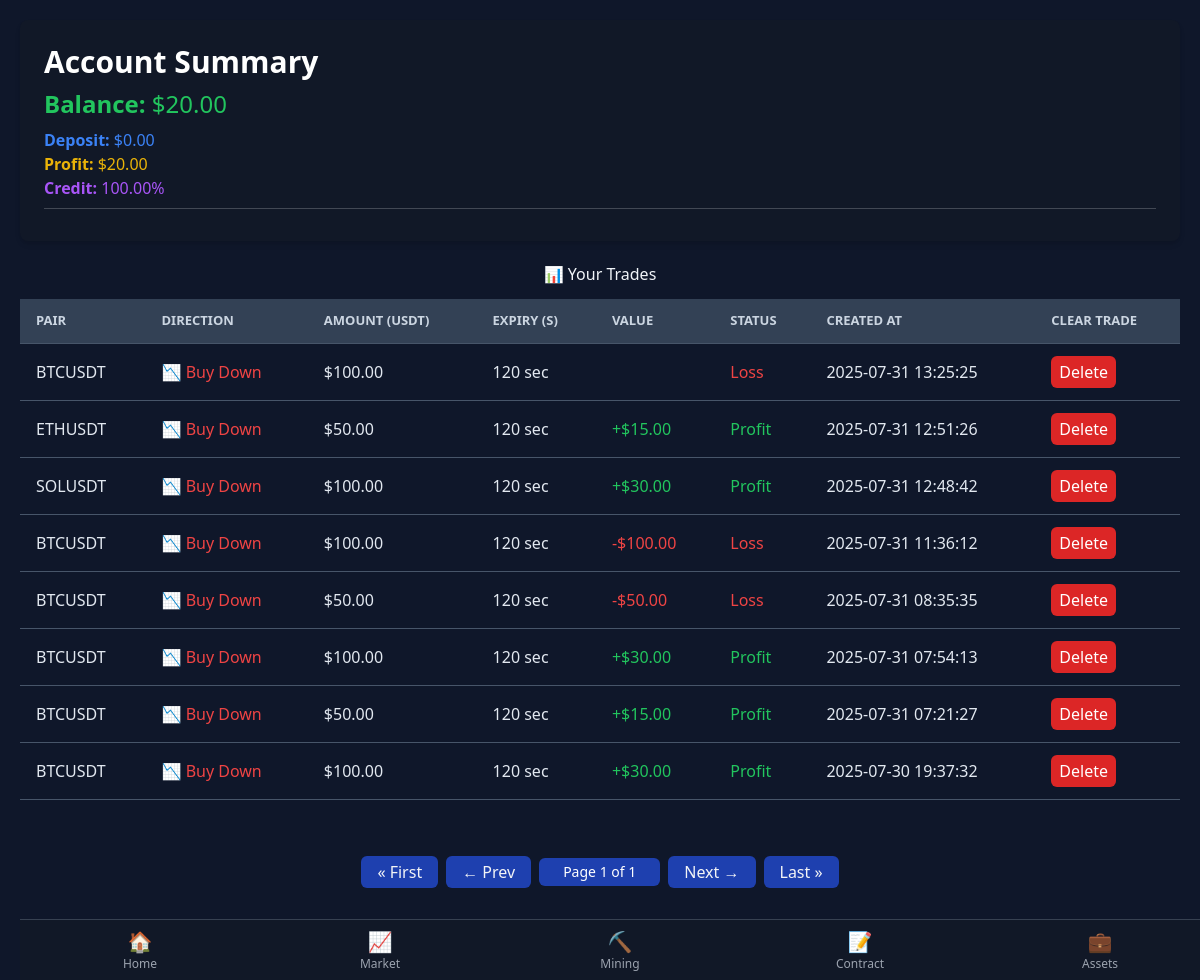
Before: /assets/ (signed in) with the older database file.
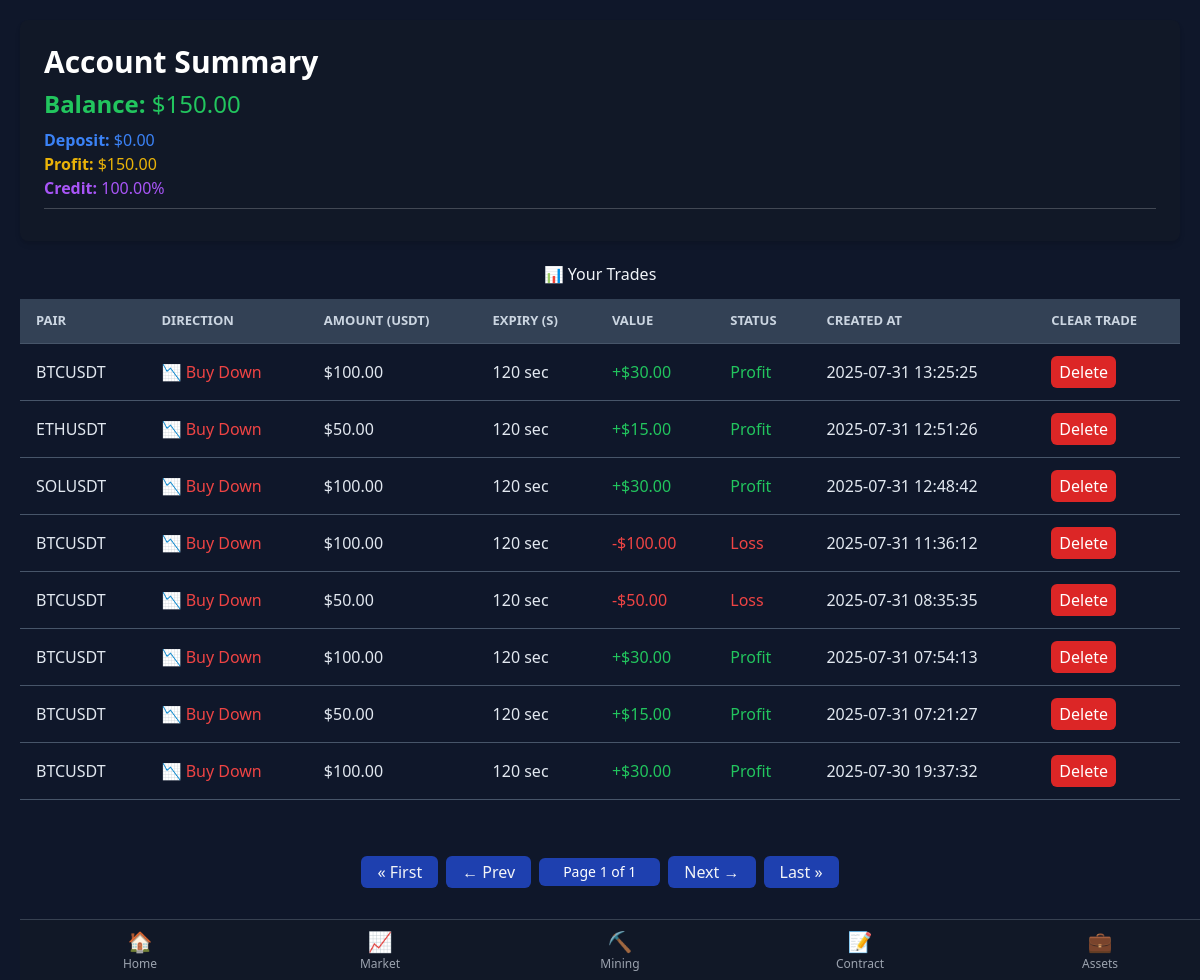
After: the same page with the newer database file.
### powerdigital_app/models.py (models this page shows, shortened)
class TradeOrder(models.Model):
    user = models.ForeignKey(User, on_delete=models.CASCADE)
    pair = models.CharField(max_length=20)
    direction = models.CharField(max_length=20)
    amount = models.DecimalField(max_digits=20, decimal_places=8)
    expiry_time = models.IntegerField()
    balance = models.DecimalField(max_digits=20, decimal_places=8)
    potential_profit = models.DecimalField(max_digits=20, decimal_places=8, default=0)
    expires_at = models.DateTimeField()
    is_closed = models.BooleanField(default=False)
    created_at = models.DateTimeField(auto_now_add=True)
    result = models.CharField(max_length=10, choices=TRADE_RESULTS, blank=True, null=True)
    yield_percent = models.DecimalField(max_digits=5, decimal_places=2, default=Decimal("0.00"))
    manual_profit = models.DecimalField(max_digits=20, decimal_places=8, default=0)
    entry_price = models.DecimalField(max_digits=20, decimal_places=8, null=True, blank=True)
    exit_price = models.DecimalField(max_digits=20, decimal_places=8, null=True, blank=True)
    actual_result = models.CharField(
        max_length=10, choices=[("profit", "Profit"), ("loss", "Loss")], blank=True, null=True
    )
    result = models.CharField(  # This will be admin-controlled final result
        max_length=10, choices=[("profit", "Profit"), ("loss", "Loss")], blank=True, null=True
    )

### powerdigital_app/views.py (the view)
# urls.py: path("assets/", views.user_trades, name="user_trades"),
@login_required
def user_trades(request):
    if request.user.is_staff or request.user.is_superuser:
        return redirect('admin_dashboard')
    trades = TradeOrder.objects.filter(user=request.user).order_by('-created_at')
    profile, _ = Profile.objects.get_or_create(user=request.user)
    total_profit = round(profile.total_profit, 2)
    total_deposit = round(profile.total_deposit, 2)
    total_balance = round(profile.total_balance, 2)  # from @property
    paginator = Paginator(trades, 10)
    page_number = request.GET.get('page')
    page_obj = paginator.get_page(page_number)
    return render(request, "main/assets.html", {
        "user_trades": page_obj,
        "total_deposit": total_deposit,
        "total_profit": total_profit,
        "total_balance": total_balance,
        "credit": profile.credit,
        "page_obj": page_obj,
    })

### powerdigital_app/models.py (called while the page is built)
    @property
    def total_balance(self):
        return self.total_deposit + self.total_profit

### powerdigital_app/templates/main/assets.html (shortened to what the changed rows need)
{% extends 'main/base.html' %} {% block content %}
<!DOCTYPE html>
<html lang="en">
	<head>
		<script src="https://cdn.tailwindcss.com"></script>
	</head>
	<body>
		<div class="max-w-">
			{% if request.user.is_authenticated %}
				<div class="p-4 bg-gray-900 text-white rounded-lg shadow-md">
					<h2 class="text-xl md:text-3xl font-bold mb-2">Account Summary</h2>
					<p class="text-green-500 text-xl my-2 md:text-2xl"><strong> Balance:</strong>
						${{ total_balance }}</p>
					<p class="text-blue-500"><strong> Deposit:</strong> ${{ total_deposit }}</p>
					<p class="text-yellow-500"><strong> Profit:</strong> ${{ total_profit }}</p>
					<p class="text-purple-500"><strong> Credit:</strong> {{ credit }}%</p>
					<hr class="my-2 border-gray-300" />
				</div>
			</div>
			{% endif %}
			<h2 style="text-align: center; color: #f1f5f9" class="mt-4">📊 Your Trades</h2>
			{% if page_obj %}
			<table>
				<thead>
					<tr>
						<th>Pair</th>
						<th>Direction</th>
						<th>Amount (USDT)</th>
						<th>Expiry (s)</th>
						<th>Value</th>
						<th>Status</th>
						<th>Created At</th>
						<th>Clear Trade</th>
					</tr>
				</thead>
				<tbody>
					{% for trade in page_obj %}
					<tr>
						<td>{{ trade.pair }}</td>
						<td>
							{% if trade.direction == 'Buy Up' %}
							<span class="text-green-500">📈 Buy Up</span>
							{% else %}
							<span class="text-red-500">📉 Buy Down</span>
							{% endif %}
						</td>
						<td>${{ trade.amount|floatformat:2 }}</td>
						<td>{{ trade.expiry_time }} sec</td>
                        <td>
                         {% if trade.result == "profit" %}
                           <span class="text-green-500">+${{ trade.manual_profit|floatformat:2 }}</span>
                         {% elif trade.result == "loss" %}
                           <span class="text-red-500">-${{ trade.amount|floatformat:2 }}</span>
                         {% endif %}
                       </td>
					    <td>
                         {% if trade.result == "profit" %}
                          <span class="text-green-500">Profit</span>
                         {% else %}
                        <span class="text-red-500">Loss</span>
                         {% endif %}
                       </td>
						<td>{{ trade.created_at|date:"Y-m-d H:i:s" }}</td>
						<td>
							<form method="POST" action="{% url 'delete_trade' trade.id %}" onsubmit="return confirm('Are you sure you want to delete this trade?');">
                    <button type="submit" class="bg-red-600 text-white px-2 py-1 duration-300 rounded hover:bg-red-700">
                        Delete
                    </button>
                </form>
						</td>
					</tr>
					{% endfor %}
				</tbody>
			</table>
			<br />
			{% else %}
			<p class="no-trades">You have no trades yet.</p>
			{% endif %}
		<br /><br /><br />
	</body>
</html>
{% endblock %}

Changed rows visible on the page:
changed TradeOrder (number 1 of 8 on the later page): manual_profit (not shown) → "30.00"; result "Loss" → "+$ Profit"
Other visible differences:
{{ total_balance }}: "20.00" → "150.00"
{{ total_profit }}: "20.00" → "150.00"
